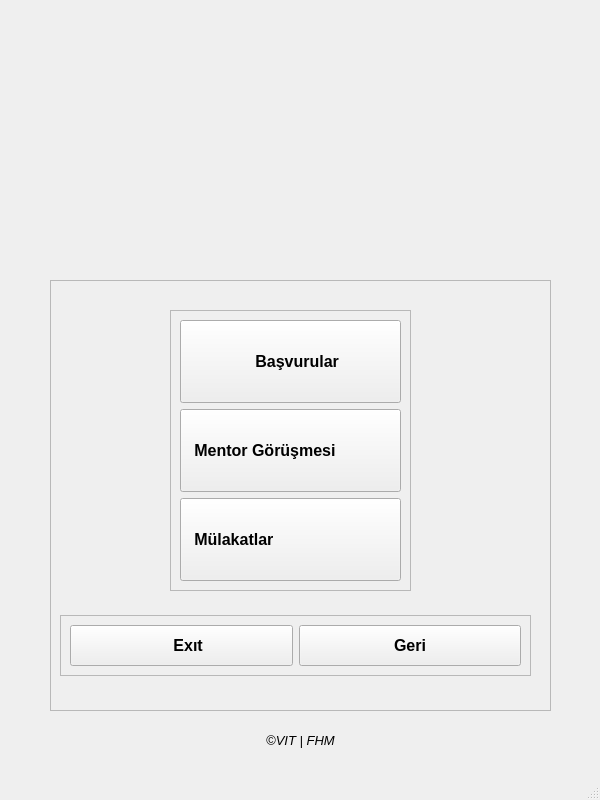
<?xml version="1.0" encoding="UTF-8"?>
<ui version="4.0">
 <class>TercihMenu</class>
 <widget class="QMainWindow" name="TercihMenu">
  <property name="geometry">
   <rect>
    <x>0</x>
    <y>0</y>
    <width>600</width>
    <height>800</height>
   </rect>
  </property>
  <property name="sizePolicy">
   <sizepolicy hsizetype="Preferred" vsizetype="Preferred">
    <horstretch>0</horstretch>
    <verstretch>0</verstretch>
   </sizepolicy>
  </property>
  <property name="minimumSize">
   <size>
    <width>600</width>
    <height>800</height>
   </size>
  </property>
  <property name="windowTitle">
   <string>MainWindow</string>
  </property>
  <widget class="QWidget" name="centralwidget">
   <widget class="QFrame" name="frame_3">
    <property name="geometry">
     <rect>
      <x>50</x>
      <y>280</y>
      <width>501</width>
      <height>431</height>
     </rect>
    </property>
    <property name="frameShape">
     <enum>QFrame::StyledPanel</enum>
    </property>
    <property name="frameShadow">
     <enum>QFrame::Raised</enum>
    </property>
    <widget class="QPushButton" name="Kapat_butonu_2">
     <property name="geometry">
      <rect>
       <x>80</x>
       <y>420</y>
       <width>45</width>
       <height>45</height>
      </rect>
     </property>
     <property name="font">
      <font>
       <pointsize>12</pointsize>
       <weight>75</weight>
       <bold>true</bold>
      </font>
     </property>
     <property name="toolTip">
      <string>Uygulamadan cikar!</string>
     </property>
     <property name="whatsThis">
      <string/>
     </property>
     <property name="styleSheet">
      <string notr="true">background-color: transparent;
background: none;
border: none;
background-repeat: none;</string>
     </property>
     <property name="text">
      <string/>
     </property>
     <property name="icon">
      <iconset>
       <normaloff>../CRM_project/kapat.png</normaloff>../CRM_project/kapat.png</iconset>
     </property>
     <property name="iconSize">
      <size>
       <width>48</width>
       <height>48</height>
      </size>
     </property>
    </widget>
    <widget class="QPushButton" name="geriButonu">
     <property name="geometry">
      <rect>
       <x>450</x>
       <y>420</y>
       <width>51</width>
       <height>51</height>
      </rect>
     </property>
     <property name="toolTip">
      <string>Giriş sayfasına geri döner</string>
     </property>
     <property name="styleSheet">
      <string notr="true">background-color: transparent;
background: none;
border: none;
background-repeat: none;</string>
     </property>
     <property name="text">
      <string/>
     </property>
     <property name="icon">
      <iconset>
       <normaloff>../CRM_project/geri_tusu.png</normaloff>../CRM_project/geri_tusu.png</iconset>
     </property>
     <property name="iconSize">
      <size>
       <width>56</width>
       <height>56</height>
      </size>
     </property>
    </widget>
    <widget class="QFrame" name="frame_2">
     <property name="geometry">
      <rect>
       <x>10</x>
       <y>335</y>
       <width>471</width>
       <height>61</height>
      </rect>
     </property>
     <property name="frameShape">
      <enum>QFrame::StyledPanel</enum>
     </property>
     <property name="frameShadow">
      <enum>QFrame::Raised</enum>
     </property>
     <layout class="QHBoxLayout" name="horizontalLayout">
      <item>
       <widget class="QPushButton" name="cikisButonu">
        <property name="minimumSize">
         <size>
          <width>1</width>
          <height>1</height>
         </size>
        </property>
        <property name="maximumSize">
         <size>
          <width>300</width>
          <height>100</height>
         </size>
        </property>
        <property name="font">
         <font>
          <pointsize>12</pointsize>
          <weight>75</weight>
          <bold>true</bold>
         </font>
        </property>
        <property name="styleSheet">
         <string notr="true">text-align: center; /* Metni sola hizala */
       ui-&gt;setupUi(this);

</string>
        </property>
        <property name="text">
         <string>   Exıt</string>
        </property>
       </widget>
      </item>
      <item>
       <widget class="QPushButton" name="geriButonu_2">
        <property name="minimumSize">
         <size>
          <width>1</width>
          <height>1</height>
         </size>
        </property>
        <property name="maximumSize">
         <size>
          <width>300</width>
          <height>100</height>
         </size>
        </property>
        <property name="font">
         <font>
          <pointsize>12</pointsize>
          <weight>75</weight>
          <bold>true</bold>
         </font>
        </property>
        <property name="styleSheet">
         <string notr="true">text-align: center; /* Metni sola hizala */
       ui-&gt;setupUi(this);

</string>
        </property>
        <property name="text">
         <string>Geri</string>
        </property>
       </widget>
      </item>
     </layout>
    </widget>
    <widget class="QFrame" name="frame">
     <property name="geometry">
      <rect>
       <x>120</x>
       <y>30</y>
       <width>241</width>
       <height>281</height>
      </rect>
     </property>
     <property name="frameShape">
      <enum>QFrame::StyledPanel</enum>
     </property>
     <property name="frameShadow">
      <enum>QFrame::Raised</enum>
     </property>
     <layout class="QVBoxLayout" name="verticalLayout">
      <item>
       <widget class="QPushButton" name="basvurularButon">
        <property name="minimumSize">
         <size>
          <width>1</width>
          <height>1</height>
         </size>
        </property>
        <property name="maximumSize">
         <size>
          <width>300</width>
          <height>100</height>
         </size>
        </property>
        <property name="font">
         <font>
          <pointsize>12</pointsize>
          <weight>75</weight>
          <bold>true</bold>
         </font>
        </property>
        <property name="styleSheet">
         <string notr="true">text-align: left; /* Metni sola hizala */
       ui-&gt;setupUi(this);

</string>
        </property>
        <property name="text">
         <string>   Başvurular</string>
        </property>
       </widget>
      </item>
      <item>
       <widget class="QPushButton" name="mentorGorusmesiButon">
        <property name="minimumSize">
         <size>
          <width>1</width>
          <height>1</height>
         </size>
        </property>
        <property name="maximumSize">
         <size>
          <width>300</width>
          <height>100</height>
         </size>
        </property>
        <property name="font">
         <font>
          <pointsize>12</pointsize>
          <weight>75</weight>
          <bold>true</bold>
         </font>
        </property>
        <property name="styleSheet">
         <string notr="true">text-align: left; /* Metni sola hizala */</string>
        </property>
        <property name="text">
         <string>   Mentor Görüşmesi</string>
        </property>
       </widget>
      </item>
      <item>
       <widget class="QPushButton" name="mulakatlarButonu">
        <property name="minimumSize">
         <size>
          <width>1</width>
          <height>1</height>
         </size>
        </property>
        <property name="maximumSize">
         <size>
          <width>300</width>
          <height>100</height>
         </size>
        </property>
        <property name="font">
         <font>
          <pointsize>12</pointsize>
          <weight>75</weight>
          <bold>true</bold>
         </font>
        </property>
        <property name="styleSheet">
         <string notr="true">text-align: left; /* Metni sola hizala */</string>
        </property>
        <property name="text">
         <string>   Mülakatlar</string>
        </property>
       </widget>
      </item>
     </layout>
    </widget>
   </widget>
   <widget class="QLabel" name="VitHes">
    <property name="geometry">
     <rect>
      <x>10</x>
      <y>720</y>
      <width>581</width>
      <height>41</height>
     </rect>
    </property>
    <property name="font">
     <font>
      <pointsize>10</pointsize>
      <italic>true</italic>
     </font>
    </property>
    <property name="text">
     <string>©VIT | FHM</string>
    </property>
    <property name="alignment">
     <set>Qt::AlignCenter</set>
    </property>
   </widget>
   <widget class="QLabel" name="label">
    <property name="geometry">
     <rect>
      <x>90</x>
      <y>10</y>
      <width>411</width>
      <height>121</height>
     </rect>
    </property>
    <property name="text">
     <string/>
    </property>
    <property name="pixmap">
     <pixmap>logo2.png</pixmap>
    </property>
    <property name="scaledContents">
     <bool>true</bool>
    </property>
    <property name="alignment">
     <set>Qt::AlignCenter</set>
    </property>
   </widget>
   <widget class="QLabel" name="label_2">
    <property name="geometry">
     <rect>
      <x>220</x>
      <y>110</y>
      <width>141</width>
      <height>161</height>
     </rect>
    </property>
    <property name="text">
     <string/>
    </property>
    <property name="pixmap">
     <pixmap>logo1.png</pixmap>
    </property>
    <property name="scaledContents">
     <bool>true</bool>
    </property>
   </widget>
  </widget>
  <widget class="QStatusBar" name="statusbar"/>
 </widget>
 <resources/>
 <connections/>
</ui>
